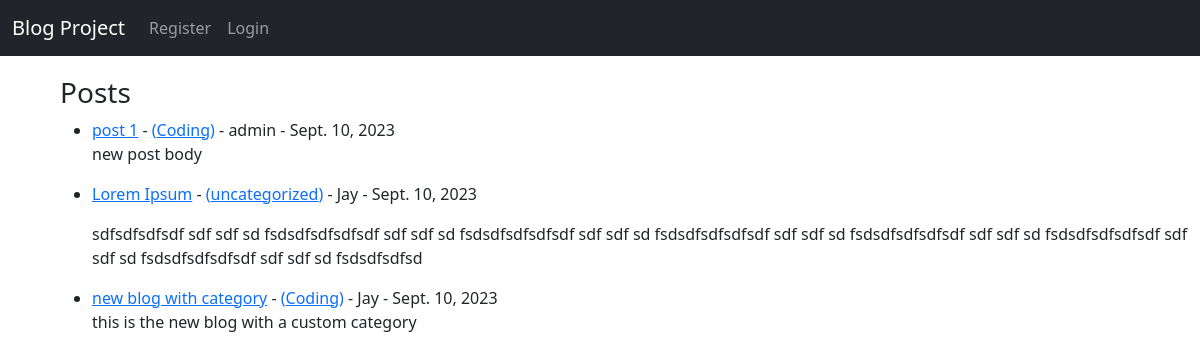
The page / on the database its author committed.
### blogApp/models.py (models this page shows, shortened)
class Post(models.Model):
    title = models.CharField(max_length=200)
    title_tag = models.CharField(default="New Post", max_length=200)
    author = models.ForeignKey(User, on_delete=models.CASCADE)
    body = models.TextField()
    date = models.DateField(auto_now_add=True)
    category = models.CharField(max_length=200, default="uncategorized")

### blogApp/views.py (the view)
# urls.py: path("", HomeView.as_view(), name="home"),
class HomeView(ListView):
    model = Post
    template_name = "blogApp/home.html"
    ordering = ['-date']

### templates/blogApp/home.html (shortened to what this page needs)
{% extends 'blogApp/../base.html' %}
{% block content %}
    <h3>Posts</h3>
    <ul>
        {% for post in post_list %}
            <li><a href="{% url 'article-detail' post.pk %}">{{ post.title }}</a> -
            <a href="{% url 'categories' post.category %}">({{ post.category }})</a>
                - {{ post.author }} - {{ post.date }}
            </li>
            <p>{{ post.body|slice:":200"|safe }}</p>
        {% endfor %}
    </ul>
{% endblock %}

### rows shown on the page
Post: title "post 1", category "Coding", author "admin", date "Sept. 10, 2023", body "new post body"
Post: title "Lorem Ipsum", category "uncategorized", author "Jay", date "Sept. 10, 2023", body "sdfsdfsdfsdf sdf sdf sd fsdsdfsdfsdfsdf sdf sdf sd fsdsdfsdfsdfsdf sdf sdf sd fsdsdfsdfsdfsdf sdf sdf sd fsdsdfsdfsdfsdf sdf sdf sd fsdsdfsdfsdfsdf sdf sdf sd fsdsdfsdfsdfsdf sdf sdf sd fsdsdfsdfsd"
Post: title "new blog with category", category "Coding", author "Jay", date "Sept. 10, 2023", body "this is the new blog with a custom category"
